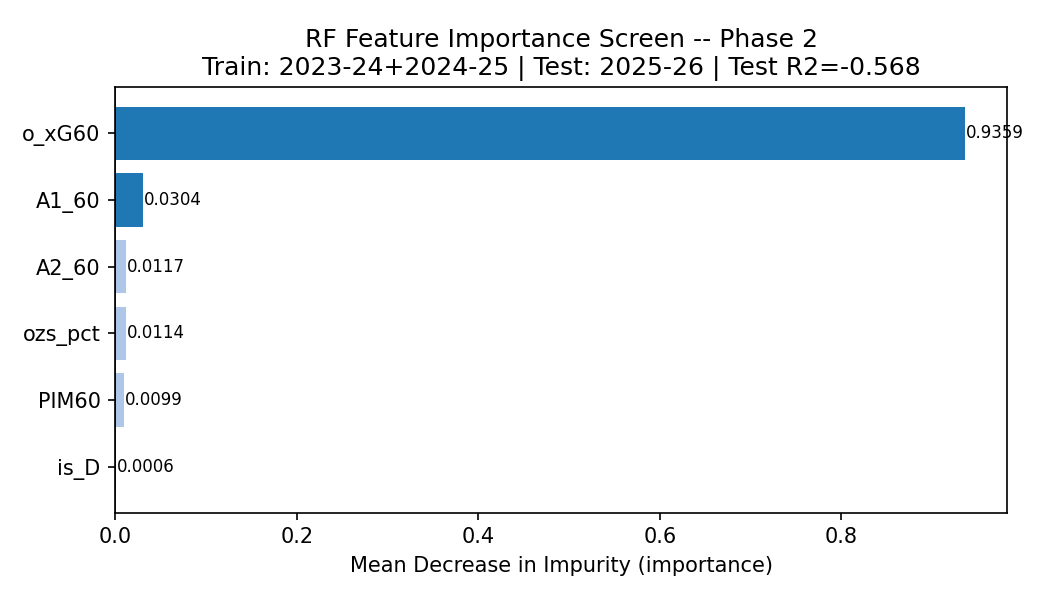

Here is the Python script that generated this plot:
"""
Random Forest Feature Importance Screen -- Phase 2 of PWHL Non-Linear WAR Model

Diagnostic only. Output is a ranked feature importance list used to decide which
features belong in the Expanded Feature Ridge (Phase 4). NOT a WAR model.

Features tested:
  o_xG60     -- offensive xG per 60 (primary predictor, linear model basis)
  A1_60      -- all-situation 1st assists per 60 (proxy for EV_A1_60)
  A2_60      -- all-situation 2nd assists per 60 (proxy for EV_A2_60)
  PIM60      -- penalty minutes per 60 (proxy for PD60 -- penalties drawn - taken)
  is_D       -- 1 if defenseman, 0 otherwise
  ozs_pct    -- offensive zone start percentage (from raw ozs CSVs)

Note: PP_ixG60 and EV_Shots60 are not available across all three seasons from the
WAR CSVs (only 2025-26 has granular splits in game_data_2526.csv). This diagnostic
uses all-situation totals as proxies; results are directionally valid for feature
screening but not precise feature-engineering specifications.

Temporal CV: train on 2023-24 + 2024-25, test on 2025-26.
Gate: confirm A1_60 > A2_60 in importance; assess PIM60 rank.

Inputs:
  pwhl_war/data/war_{2324,2425,2526}.csv
  pwhl_war/data/raw/ozs_{2023-24,2024-25,2025-26}.csv
Outputs:
  prints ranked feature importances + test-set R2
  saves diagnostics/rf_feature_importance.png
"""

import os
import sys
import numpy as np
import pandas as pd
import matplotlib.pyplot as plt
from sklearn.ensemble import RandomForestRegressor
from sklearn.metrics import r2_score

# ---------------------------------------------------------------------------
# Paths
# ---------------------------------------------------------------------------
SCRIPT_DIR = os.path.dirname(os.path.abspath(__file__))
PROJECT_DIR = os.path.dirname(os.path.dirname(SCRIPT_DIR))
DATA_DIR = os.path.join(PROJECT_DIR, "pwhl_war", "data")
RAW_DIR = os.path.join(DATA_DIR, "raw")

SEASON_CSVS = {
    "2023-24": os.path.join(DATA_DIR, "war_2324.csv"),
    "2024-25": os.path.join(DATA_DIR, "war_2425.csv"),
    "2025-26": os.path.join(DATA_DIR, "war_2526.csv"),
}
OZS_CSVS = {
    "2023-24": os.path.join(RAW_DIR, "ozs_2023-24.csv"),
    "2024-25": os.path.join(RAW_DIR, "ozs_2024-25.csv"),
    "2025-26": os.path.join(RAW_DIR, "ozs_2025-26.csv"),
}

MIN_TOI = {"2023-24": 100.0, "2024-25": 100.0, "2025-26": 50.0}

FEATURES = ["o_xG60", "A1_60", "A2_60", "PIM60", "is_D", "ozs_pct"]
TARGET = "oGAR"
OUT_PLOT = os.path.join(SCRIPT_DIR, "rf_feature_importance.png")


# ---------------------------------------------------------------------------
# Load ozs lookup: player_id -> ozs_pct per season
# ---------------------------------------------------------------------------
def load_ozs_lookup() -> dict:
    """Returns {season: {player_id: ozs_pct}}."""
    lookup = {}
    for season, path in OZS_CSVS.items():
        if not os.path.exists(path):
            print(f"WARNING: {path} not found -- ozs_pct will be imputed for {season}")
            lookup[season] = {}
            continue
        df = pd.read_csv(path, encoding="utf-8")
        lookup[season] = dict(zip(df["player_id"].astype(int), df["ozs_pct"]))
    return lookup


# ---------------------------------------------------------------------------
# Load and pool seasons
# ---------------------------------------------------------------------------
def load_and_pool(ozs_lookup: dict) -> pd.DataFrame:
    frames = []
    for season, path in SEASON_CSVS.items():
        if not os.path.exists(path):
            print(f"WARNING: {path} not found -- skipping {season}", file=sys.stderr)
            continue
        df = pd.read_csv(path, encoding="utf-8")
        # Normalize column names across seasons (war_2526 uses different casing/names)
        col_map = {
            "name": "Name", "player_id": "PlayerID", "team": "Team",
            "pos": "position", "gp": "GP",
        }
        df.rename(columns=col_map, inplace=True)
        df["season"] = season

        # Drop goalies
        if "position" in df.columns:
            df = df[df["position"] != "G"]

        # TOI filter
        df = df[df["toi_min"] >= MIN_TOI[season]].copy()

        # Derive per-60 features from totals in WAR CSV
        toi = df["toi_min"].clip(lower=0.1)
        df["A1_60"] = df["A1"] / toi * 60
        df["A2_60"] = df["A2"] / toi * 60
        df["PIM60"] = df["PIM"] / toi * 60

        # is_D dummy
        if "position" in df.columns:
            df["is_D"] = (df["position"] == "D").astype(int)
        else:
            df["is_D"] = 0  # fallback: treat all as forwards

        # ozs_pct -- join from lookup; impute with season mean for missing
        season_ozs = ozs_lookup.get(season, {})
        if "PlayerID" in df.columns:
            df["ozs_pct"] = df["PlayerID"].map(lambda pid: season_ozs.get(int(pid), np.nan))
        else:
            df["ozs_pct"] = np.nan

        season_mean_ozs = df["ozs_pct"].mean()
        if np.isnan(season_mean_ozs):
            season_mean_ozs = 0.5  # global fallback
        n_imputed = df["ozs_pct"].isna().sum()
        df["ozs_pct"] = df["ozs_pct"].fillna(season_mean_ozs)

        n = len(df)
        print(f"  {season}: {n} players | ozs_pct imputed for {n_imputed}/{n}")
        frames.append(df)

    if not frames:
        raise RuntimeError("No WAR CSVs loaded")
    return pd.concat(frames, ignore_index=True)


# ---------------------------------------------------------------------------
# RF feature importance screen
# ---------------------------------------------------------------------------
def run_rf_screen(df: pd.DataFrame) -> None:
    # Verify required columns
    required = set(FEATURES + [TARGET, "season"])
    missing = required - set(df.columns)
    if missing:
        raise ValueError(f"Missing columns: {missing}")

    # Drop any rows with NaN in feature matrix or target
    df_clean = df.dropna(subset=FEATURES + [TARGET]).copy()
    dropped = len(df) - len(df_clean)
    if dropped > 0:
        print(f"  Dropped {dropped} rows with NaN in features or target")

    train_mask = df_clean["season"].isin(["2023-24", "2024-25"])
    test_mask = df_clean["season"] == "2025-26"

    X_train = df_clean.loc[train_mask, FEATURES].values
    y_train = df_clean.loc[train_mask, TARGET].values
    X_test = df_clean.loc[test_mask, FEATURES].values
    y_test = df_clean.loc[test_mask, TARGET].values

    print(f"\n  Train: {X_train.shape[0]} player-seasons (2023-24 + 2024-25)")
    print(f"  Test:  {X_test.shape[0]} player-seasons (2025-26)")

    rf = RandomForestRegressor(
        n_estimators=200,
        max_depth=4,
        random_state=42,
    )
    rf.fit(X_train, y_train)

    # Test R2 (reference only -- not a WAR quality metric)
    y_pred = rf.predict(X_test)
    test_r2 = r2_score(y_test, y_pred)

    # Feature importances
    importances = rf.feature_importances_
    ranked = sorted(zip(FEATURES, importances), key=lambda x: x[1], reverse=True)

    print("\n" + "=" * 55)
    print("RANDOM FOREST FEATURE IMPORTANCE SCREEN")
    print(f"n_estimators=200, max_depth=4, random_state=42")
    print(f"Test-set R2 (reference only): {test_r2:.3f}")
    print("=" * 55)
    print(f"{'Rank':<5} {'Feature':<12} {'Importance':>12}")
    print("-" * 30)
    for rank, (feat, imp) in enumerate(ranked, 1):
        print(f"  {rank:<4} {feat:<12} {imp:>12.4f}")

    # A1 vs A2 check
    imp_dict = dict(zip(FEATURES, importances))
    a1_gt_a2 = imp_dict["A1_60"] > imp_dict["A2_60"]
    pim60_rank = next(i + 1 for i, (f, _) in enumerate(ranked) if f == "PIM60")
    a1_rank = next(i + 1 for i, (f, _) in enumerate(ranked) if f == "A1_60")

    print("\n" + "-" * 55)
    print(f"A1_60 rank: {a1_rank} | A2_60 rank: {next(i+1 for i,(f,_) in enumerate(ranked) if f=='A2_60')}")
    print(f"A1_60 > A2_60: {'YES (confirmed)' if a1_gt_a2 else 'NO -- re-examine feature list'}")
    print(f"PIM60 rank: {pim60_rank} / {len(FEATURES)}")
    if pim60_rank <= 4:
        print("PIM60 assessment: SIGNIFICANT -- include PD60 in Ridge feature set")
    else:
        print("PIM60 assessment: LOW SIGNAL -- consider dropping PD60 from Ridge feature set")
    print("=" * 55)

    # ---------------------------------------------------------------------------
    # Bar chart
    # ---------------------------------------------------------------------------
    feat_names, feat_imps = zip(*ranked)
    colors = ["#1f77b4" if f in ("o_xG60", "A1_60") else "#aec7e8" for f in feat_names]

    fig, ax = plt.subplots(figsize=(7, 4))
    bars = ax.barh(feat_names[::-1], feat_imps[::-1], color=colors[::-1])
    ax.set_xlabel("Mean Decrease in Impurity (importance)")
    ax.set_title(
        f"RF Feature Importance Screen -- Phase 2\n"
        f"Train: 2023-24+2024-25 | Test: 2025-26 | Test R2={test_r2:.3f}"
    )
    ax.axvline(0, color="black", linewidth=0.8)
    for bar, imp in zip(bars, feat_imps[::-1]):
        ax.text(bar.get_width() + 0.001, bar.get_y() + bar.get_height() / 2,
                f"{imp:.4f}", va="center", fontsize=8)
    plt.tight_layout()
    plt.savefig(OUT_PLOT, dpi=150)
    print(f"\nPlot saved to: {OUT_PLOT}")
    plt.close()


# ---------------------------------------------------------------------------
# Main
# ---------------------------------------------------------------------------
if __name__ == "__main__":
    print("Loading WAR CSVs + ozs lookup...")
    ozs_lookup = load_ozs_lookup()
    df = load_and_pool(ozs_lookup)
    print(f"Pooled: {len(df)} player-seasons")
    run_rf_screen(df)
